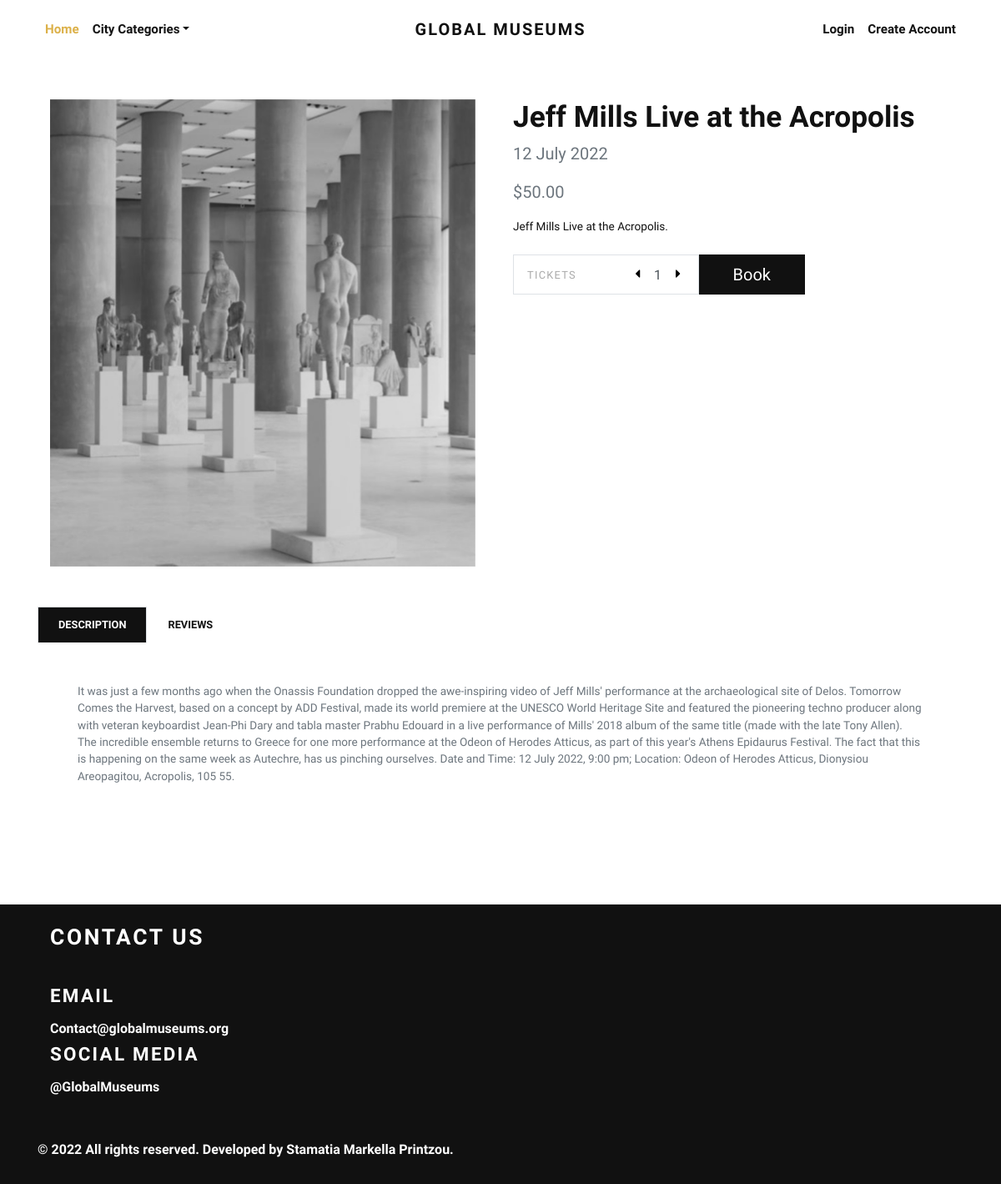
The app's page /event/jeff-mills-live-at-the-acropolis/ with its own data.
### store/models.py (models this page shows, shortened)
class Product(models.Model):
    title = models.CharField(max_length=150, verbose_name="Product Title")
    slug = models.SlugField(max_length=160, verbose_name="Product Slug")
    sku = models.CharField(max_length=255, unique=True, verbose_name="Unique Product ID (SKU)")
    short_description = models.TextField(verbose_name="Short Description")
    detail_description = models.TextField(blank=True, null=True, verbose_name="Detail Description")
    product_image = models.ImageField(upload_to='product', blank=True, null=True, verbose_name="Product Image")
    price = models.DecimalField(max_digits=8, decimal_places=2)
    category = models.ForeignKey(Category, verbose_name="Product Categoy", on_delete=models.CASCADE)
    is_active = models.BooleanField(verbose_name="Is Active?")
    is_featured = models.BooleanField(verbose_name="Is Featured?")
    created_at = models.DateTimeField(auto_now_add=True, verbose_name="Created Date")
    updated_at = models.DateTimeField(auto_now=True, verbose_name="Updated Date")
    class Meta:
        verbose_name_plural = 'Products'
        ordering = ('-created_at', )

### store/views.py (the view)
# urls.py: path('event/<slug:slug>/', views.detail, name="product-detail"),
def detail(request, slug):
    product = get_object_or_404(Product, slug=slug)
    related_products = Product.objects.exclude(id=product.id).filter(is_active=True, category=product.category)
    context = {
        'product': product,
        'related_products': related_products,
    }
    return render(request, 'store/detail.html', context)

### store/context_preprocessors.py (called while the page is built)
def store_menu(request):
    categories = Category.objects.filter(is_active=True)
    context = {
        'categories_menu': categories,
    }
    return context

def cart_menu(request):
    if request.user.is_authenticated:
        cart_items= Cart.objects.filter(user=request.user)
        context = {
            'cart_items': cart_items,
        }
    else:
        context = {}
    return context

### templates/store/detail.html (shortened to what this page needs)
{% extends 'base.html' %}
{% load static %}
    {% block content %}
      <section class="py-5">
        <div class="container">
          <div class="row mb-5">
            <div class="col-lg-6">
              <div class="row m-sm-0">
                <div class="col-sm-12 order-1 order-sm-2">
                  <div class="owl-carousel product-slider" data-slider-id="1">
                    {% if product.product_image %}
                      <a class="d-block" href="{{product.product_image.url}}" data-lightbox="product" title="{{product.title}}"><img class="img-fluid" src="{{product.product_image.url}}" alt="{{product.title}}"></a>
                      {% else %}
                      <a class="d-block" href="{% static 'img/product-detail-1.jpg' %}" data-lightbox="product" title="{{product.title}}"><img class="img-fluid" src="{% static 'img/product-detail-1.jpg' %}" alt="{{product.title}}"></a>
                    {% endif %}
                  </div>
                </div>
              </div>
            </div>
            <div class="col-lg-6">
              <h1>{{product.title}}</h1>
              <p class="text-muted lead">{{product.sku}}</p>
              <p class="text-muted lead">${{product.price}}</p>
              <p class="text-small mb-4">{{product.short_description}}</p>
              <div class="row align-items-stretch mb-4">
                <div class="col-sm-5 pr-sm-0">
                  <div class="border d-flex align-items-center justify-content-between py-1 px-3 bg-white border-white"><span class="small text-uppercase text-gray mr-4 no-select">Tickets</span>
                    <div class="quantity">
                      <button class="dec-btn p-0"><i class="fas fa-caret-left"></i></button>
                      <input name="quantity" class="form-control border-0 shadow-0 p-0" type="text" value="1">
                      <button class="inc-btn p-0"><i class="fas fa-caret-right"></i></button>
                    </div>
                  </div>
                </div>
                <div class="col-sm-3 pl-sm-0">
                  <form action="{% url 'store:add-to-cart' %}">
                    <button type="submit" class="btn btn-dark btn-lg btn-block h-100 d-flex align-items-center justify-content-center px-0">Book</button>
                  </form>
                </div>
              </div>
            </div>
          </div>
          <ul class="nav nav-tabs border-0" id="myTab" role="tablist">
            <li class="nav-item"><a class="nav-link active" id="description-tab" data-toggle="tab" href="#description" role="tab" aria-controls="description" aria-selected="true">Description</a></li>
            <li class="nav-item"><a class="nav-link" id="reviews-tab" data-toggle="tab" href="#reviews" role="tab" aria-controls="reviews" aria-selected="false">Reviews</a></li>
          </ul>
          <div class="tab-content mb-5" id="myTabContent">
            <div class="tab-pane fade show active" id="description" role="tabpanel" aria-labelledby="description-tab">
              <div class="p-4 p-lg-5 bg-white">
                <p class="text-muted text-small mb-0">{{product.detail_description}}</p>
              </div>
            </div>
          </div>
          </div>
        </div>
      {% endblock content %}

### globalmuseum/static/css/style.default.css (style rules this page uses)
.text-small { font-size: 0.85rem !important; }
.text-gray { color: #aaa !important; }
.quantity { display: -ms-flexbox; display: flex; -ms-flex-align: center; align-items: center; font-family: inherit; }
.quantity input { width: 2rem; text-align: center; }
.quantity button { background: none; border: none; width: 1rem; outline: none; }
.text-uppercase { text-transform: uppercase; letter-spacing: 0.1em; }
.border { border: 1px solid #dee2e6 !important; }
.shadow-0 { box-shadow: none !important; }
.no-select { cursor: default; -webkit-user-select: none; -moz-user-select: none; -ms-user-select: none; user-select: none; }
.btn { font-weight: 400; border: 1px solid transparent; font-family: inherit; padding: 0.375rem 1.5rem; font-size: 1rem; line-height: 1.5; border-radius: 0; transition: color 0.15s ease-in-out, background-color 0.15s ease-in-out, border-color 0.15s ease-in-out, box-shadow 0.15s ease-in-out; }
.btn-dark { color: #fff; background-color: #111111; border-color: #111111; }
.btn-lg { padding: 0.5rem 1rem; font-size: 1.25rem; line-height: 1.5; border-radius: 0; }
body { font-family: "Libre Franklin", sans-serif; font-size: 1rem; font-weight: 400; line-height: 1.5; color: #111111; background-color: #fff; }
a { color: #dcb14a; text-decoration: none; }
h1, h2, h3, h4, h5, h6, .h1, .h2, .h3, .h4, .h5, .h6 { margin-bottom: 0.5rem; font-family: inherit; font-weight: 900; line-height: 1.2; color: inherit; }
h1, .h1 { font-size: 2.2rem; }
.lead { font-size: 1.25rem; font-weight: 300; }
small, .small { font-size: 80%; font-weight: 400; }
.form-control { padding: 0.375rem 0.75rem; font-size: 1rem; line-height: 1.5; color: #495057; background-color: #fff; border: 1px solid #ced4da; border-radius: 0; transition: border-color 0.15s ease-in-out, box-shadow 0.15s ease-in-out; }
.form-control::placeholder { color: #adb5bd; font-size: 0.85rem; font-weight: 400; }
.nav-link { padding: 0.5rem 1rem; }
.nav-tabs .nav-item { margin-bottom: -1px; }
.nav-tabs .nav-link { border: 1px solid transparent; font-family: inherit; color: #111111; text-transform: uppercase; font-size: 0.8rem; transition: all 0.3s; font-weight: 700; padding: 0.7rem 1.5rem; background: #fff; border-top-left-radius: 0; border-top-right-radius: 0; }
.nav-tabs .nav-link.active, .nav-tabs .nav-link:hover, .nav-tabs .nav-item.show .nav-link { background: #111111; background-color: #111111; color: #fff; }

### records on screen
Product: product_image (picture), title "Jeff Mills Live at the Acropolis", sku "12 July 2022", price "50.00", short_description "Jeff Mills Live at the Acropolis.", detail_description "It was just a few months ago when the Onassis Foundation dropped the awe-inspiring video of Jeff Mills' performance at the archaeological site of Delos. Tomorrow Comes the Harvest, based on a concept by ADD Festival, made its world premiere at the UNESCO World Heritage Site and featured the pioneering techno producer along with veteran keyboardist Jean-Phi Dary and tabla master Prabhu Edouard in a live performance of Mills' 2018 album of the same title (made with the late Tony Allen). The incredible ensemble returns to Greece for one more performance at the Odeon of Herodes Atticus, as part of this year's Athens Epidaurus Festival. The fact that this is happening on the same week as…"
